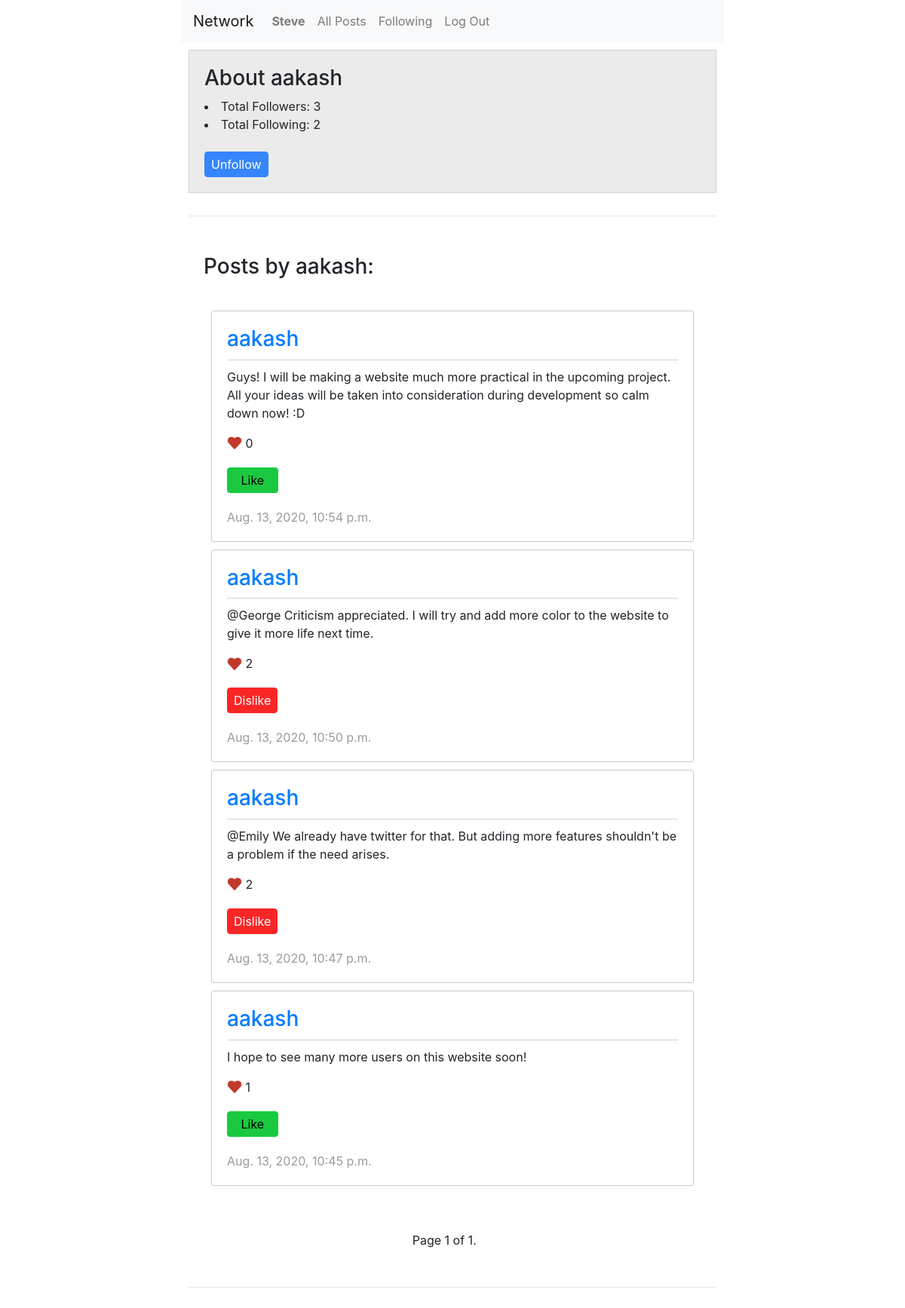
/profile/aakash (signed in), run on the app's committed database.
### network/models.py (models this page shows, shortened)
class User(AbstractUser):
    pass

class Post(models.Model):
    user = models.ForeignKey(User, on_delete=models.CASCADE)
    content = models.CharField(max_length=300)
    liked_by = models.ManyToManyField(User, related_name="likes")
    total_likes = models.IntegerField(default=0)
    timestamp = models.DateTimeField(auto_now_add=True)

### network/views.py (the view)
# urls.py: path("profile/<str:username>", views.userProfile, name="userProfile"),
def userProfile(request, username):
    current_user = request.user
    target_user = User.objects.get(username=username)
    total_followers = Follow.objects.filter(following=target_user).count()
    total_following = Follow.objects.filter(follower=target_user).count()
    posts = Post.objects.filter(user=target_user).order_by('-timestamp')
    paginator = Paginator(posts, 10)
    page_number = request.GET.get('page')
    page_obj = paginator.get_page(page_number)
    if current_user.is_authenticated:
        try:
            Follow.objects.get(follower=request.user, following=target_user)
            is_follower = True
        except ObjectDoesNotExist as e:
            is_follower = False
    else:
        is_follower = None
    context = {
        "target_user": target_user,
        "total_followers": total_followers,
        "total_following": total_following,
        "page_obj": page_obj,
        "is_follower": is_follower,
        "current_user": current_user
    }
    return render(request, "network/userProfile.html", context)

### network/templates/network/userProfile.html (shortened to what this page needs)
{% extends "network/layout.html" %}
{% load static %}
{% load tz %}
{% block body %}
    <div id="about_user">
        <h3>About {{target_user.username}}</h3>
        <li>Total Followers: {{ total_followers }}</li>
        <li>Total Following: {{ total_following }}</li>
        <br>
        {% if user.is_authenticated %}
            {% if user.username != target_user.username %}
                {% if is_follower %}
                    <button id="unfollowUser" class="submit_post">Unfollow</button>
                {% else %}
                    <button id="followUser" class="submit_post">Follow</button>
                    <button id="unfollowUser" style="display: none;" class="submit_post">Unfollow</button>
                {% endif %}
            {% endif %}
        {% endif %}
    </div>
    <hr>
    <div id = "postArea">
        <h3>Posts by {{ target_user.username }}:</h3><br>
        {% if page_obj %}
        {% for post in page_obj %}
        <div id="post_{{ post.id }}" class='post_container'>
            <a href="{% url 'userProfile' username=post.user.username %}"><h3>{{ post.user.username }}</h3></a>
            <p class="content">{{ post.content }}</p>
            <img src="{% static 'network/heart.png' %}" style="height: 20px; width: 20px; margin-top: -5px">
            <text class="total_likes">{{ post.total_likes }}</text>
            {% if current_user.is_authenticated %}
                {% if current_user in post.liked_by.all %}
                    <button class="dislikePost" style="display: block;">Dislike</button>
                {% else %}
                    <button class="likePost" style="display: block;">Like</button>
                {% endif %}
            {% endif %}
            <time class="time" style="display: block;">{{ post.timestamp|localtime }}</time>
        </div>
    {% endfor %}
        {% else %}
            <text>No posts have been made.</text>
        {% endif %}
    </div>
    <div class="pagination">
        <span class="step-links">
            <span class="prev">
            </span>
            <span class="current">
                Page {{ page_obj.number }} of {{ page_obj.paginator.num_pages }}.
            </span>
            <span class="next">
            </span>
        </span>
    </div>
    <hr>
{% endblock %}

### network/templates/network/layout.html (shortened to what this page needs)
{% load static %}
<!DOCTYPE html>
<html lang="en">
    <head>
        <link rel="stylesheet" href="https://stackpath.bootstrapcdn.com/bootstrap/4.4.1/css/bootstrap.min.css">
        <link href="{% static 'network/styles.css' %}" rel="stylesheet">
    </head>
    <body>
        <nav class="navbar navbar-expand-lg navbar-light bg-light">
            <a class="navbar-brand" href="{% url 'index' %}">Network</a>
            <div>
              <ul class="navbar-nav mr-auto">
                {% if user.is_authenticated %}
                    <li class="nav-item">
                        <a class="nav-link" href="{% url 'userProfile' username=user.username %}"><strong>{{ user.username }}</strong></a>
                    </li>
                {% endif %}
                <li class="nav-item">
                  <a class="nav-link" href="{% url 'index' %}">All Posts</a>
                </li>
                {% if user.is_authenticated %}
                    <li class="nav-item">
                        <a class="nav-link" href="{% url 'followPage' %}">Following</a>
                    </li>
                    <li class="nav-item">
                        <a class="nav-link" href="{% url 'logout' %}">Log Out</a>
                    </li>
                {% endif %}
              </ul>
            </div>
          </nav>
        <div class="body">
            {% block body %}
            {% endblock %}
        </div>
    </body>
</html>

### network/static/network/styles.css (style rules this page uses)
body { margin-left: 20%; margin-right: 20%; }
.submit_post { border: 1px solid #3685fd; color: rgb(255, 255, 255); padding: 4px; padding-left: 8px; padding-right: 8px; background-color: #3685fd; border-radius: 4px; }
hr { margin: 30px 10px 30px 10px; }
.post_container { padding: 20px; border: 1px solid rgb(202, 202, 202); border-radius: 3px; margin: 10px; }
#about_user { margin: 10px; border: 1px solid rgb(211, 211, 211); background-color: rgb(235, 235, 235); padding: 20px; }
#postArea { margin: 10px; padding: 20px; }
.time { color: rgb(155, 155, 155); }
.content { margin-top: 10px; border-top: 1px solid rgb(211, 211, 211); padding-top: 10px; }
.pagination { width: fit-content; margin-left: auto; margin-right: auto; padding: 20px; }
.step-links { width: 340px; display: flex; flex-direction: row; }
.prev { flex: 34%; }
.current { flex: 28%; }
.next { flex: 37%; }
.likePost { border: 1px solid #19ca40; color: rgb(0, 0, 0); padding: 4px; padding-left: 17.5px; padding-right: 17.5px; background-color: #19ca40; border-radius: 4px; margin-top: 20px; margin-bottom: 20px; }
.dislikePost { border: 1px solid #fa2626; color: rgb(255, 255, 255); padding: 4px; padding-left: 8px; padding-right: 8px; background-color: #fa2626; border-radius: 4px; margin-top: 20px; margin-bottom: 20px; }

### data on the page
User: username "Steve"
User: username "aakash"
Post: user.username "aakash", content "Guys! I will be making a website much more practical in the upcoming project. All your ideas will be taken into consideration during development so calm down now! :D", total_likes "0", shows "Like", timestamp "Aug. 13, 2020, 10:54 p.m."
Post: user.username "aakash", content "@George Criticism appreciated. I will try and add more color to the website to give it more life next time.", total_likes "2", shows "Dislike", timestamp "Aug. 13, 2020, 10:50 p.m."
Post: user.username "aakash", content "@Emily We already have twitter for that. But adding more features shouldn't be a problem if the need arises.", total_likes "2", shows "Dislike", timestamp "Aug. 13, 2020, 10:47 p.m."
Post: user.username "aakash", content "I hope to see many more users on this website soon!", total_likes "1", shows "Like", timestamp "Aug. 13, 2020, 10:45 p.m."

### other printed values
{{ total_followers }} "3"
{{ total_following }} "2"
{{ page_obj.number }} "1"
{{ page_obj.paginator.num_pages }} "1"
